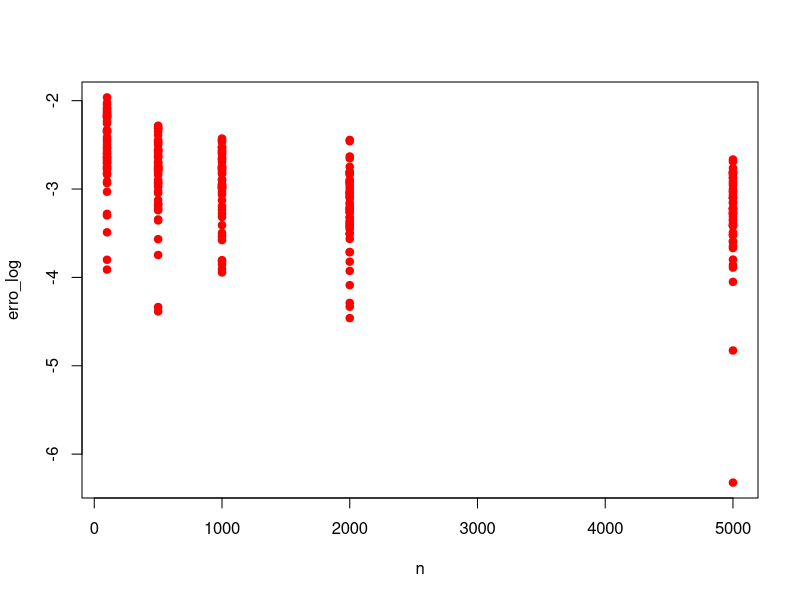

Reproduce this figure in R.
#AULA 23/04
f <- function(x){
  (1/sqrt(2*pi))*exp((-x**2)/2)
}
integrate(f = f, lower = 1, upper = 2) #normal padrão
diff(pnorm(q = c(1,2))) #dá no mesmo de calcular a integral acima


f.2 <- function(y){
  (1/sqrt(2*pi))*exp(((-(y+1))**2)/2)
}
integrate(f = f.2, lower = 0, upper = 1)


h <- function(y){
  exp((-(y+1)**2)/2) 
}
u <- runif(1000, 0, 1)
h_bar <- mean(h(u))
teta_hat <- (1/sqrt(2*pi))*h_bar
teta_hat
erro <- log10(abs(teta_hat - 0.13590))

cat("teta chapéu: ", teta_hat, "\n", "log10 do erro absoluto: ",
    erro, "\n")

#######################
#função h(y)
h <- function(y){
  exp((-(y+1)^2)/2) 
}
#função que retorna os 4 a seguir: média, desvio padrão, erro log e erro padrão
funcao <- function(n){
  u <- runif(n, 0, 1)
  h_val <- h(u)
  h_bar <- mean(h_val)
  h_sd <- sd(h_val)
  teta_hat <- (1/sqrt(2*pi))*h_bar
  ep <- (1/(sqrt(2*pi)))*h_sd
  erro_log <- log10(abs(teta_hat - 0.13590))
  
  return(c(h_bar = h_bar, h_sd = h_sd, erro_log = erro_log, ep = ep))
}

#transpondo a matriz em cada resultado para ficar em foarmato long

rtd <- replicate(50, funcao(100))
df_100 <- as.data.frame(t(rtd))

rtd <- replicate(50, funcao(500))
df_500 <- as.data.frame(t(rtd))

rtd <- replicate(50, funcao(1000))
df_1000 <- as.data.frame(t(rtd))

rtd <- replicate(50, funcao(2000))
df_2000 <- as.data.frame(t(rtd))

rtd <- replicate(50, funcao(5000))
df_5000 <- as.data.frame(t(rtd))

#juntando os 5 dataframes em um só
df_definitivo <- dplyr::bind_rows(df_100, df_500, df_1000, df_2000, df_5000)

#criando a coluna n
df_definitivo$n <- rep(c(100, 500, 1000, 2000, 5000), each = 50)

#plot básico para ter uma noção do resultado
plot(erro_log ~ n, data = df_definitivo, col = 'red', pch = 19)

#transformando a coluna n em fator, mas se fizer isso
#o gráfico se torna um conjunto de boxplots
#df_definitivo$n <- as.factor(df_definitivo$n)

############################################
h <- function(y){
  val <- exp(-((1/y - 1)**2)/2)/y**2
  return(val)
}

func <- function(){
  u <- runif(1000, 0, 1)
  valores.hu <- h(u)
  teta.hat <- (sum(valores.hu))/1000
  return(teta.hat)
}

func()

rtd <- replicate(50, func())
df <- as.data.frame(rtd)
View(df)

###############################
###############################
###############################


h.2 <- function(u) {
  val <- exp(-(u/1-u)^2)/(1-u)^2
  return(val)
}


func.2 <- function(){
  u <- runif(1000, 0, 1)
  valores.hu <- h.2(u)
  teta.hat <- (sum(valores.hu))/1000
  return(teta.hat)
}

func.2()

rtd.2 <- replicate(50, func.2())
df.2 <- as.data.frame(rtd.2)
View(df.2)
